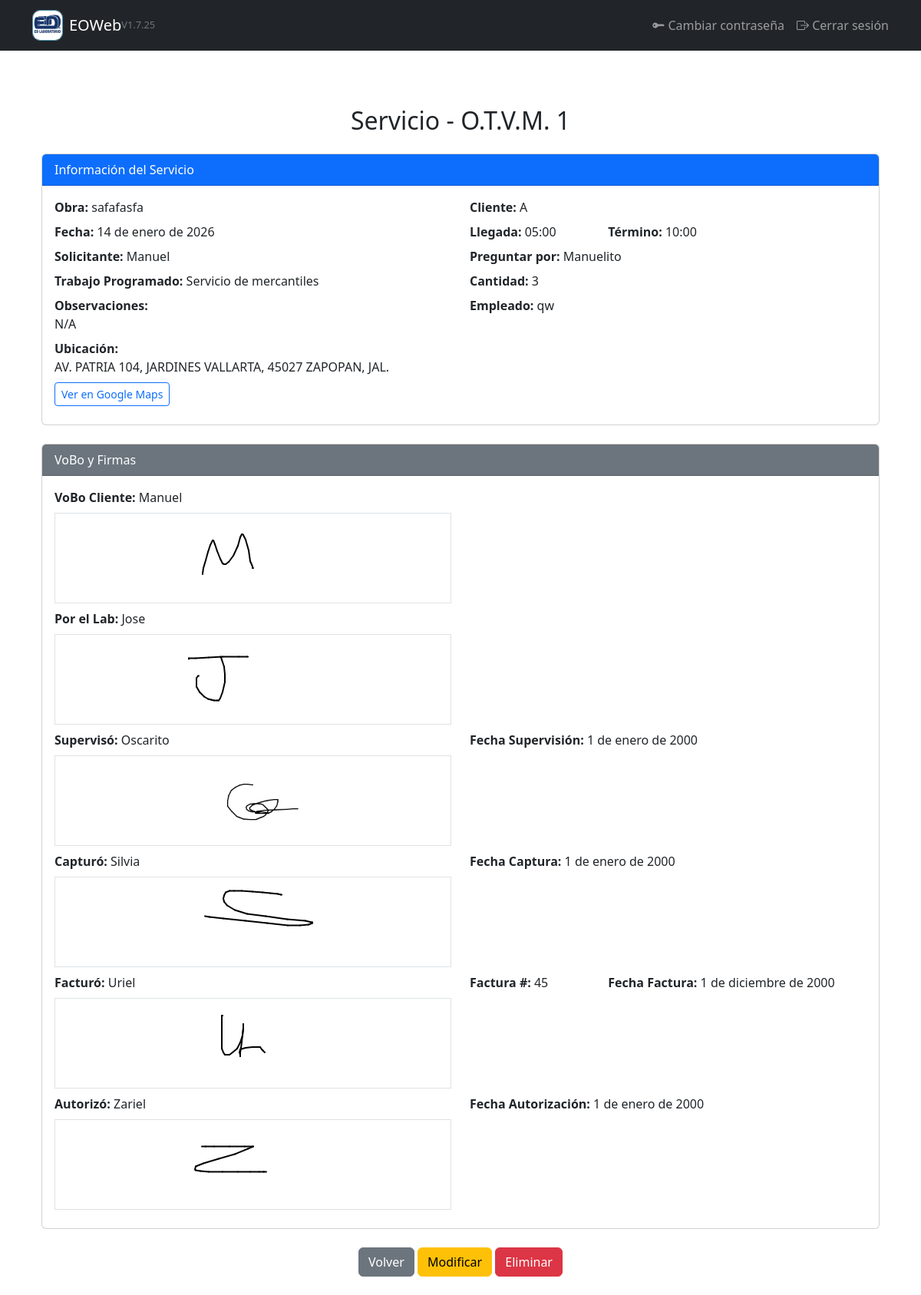
Page /servicios/detalle/1/ (signed in) on the committed database.
### gestion/models.py (models this page shows, shortened)
class Servicio(models.Model):
    obra = models.ForeignKey(Obra, on_delete=models.CASCADE, related_name='servicios')
    fecha = models.DateField()
    otvm = models.PositiveIntegerField("O.T.V.M.",editable=False)
    llegada = models.TimeField("Llegada a las")
    termino = models.TimeField("Término de los trabajos a las")
    solicitante = models.CharField("Solicitó el servicio", max_length=100)
    preguntar_por = models.CharField("Preguntar por", max_length=100)
    trabajo_realizado = models.ForeignKey(TrabajoRealizado, on_delete=models.SET_NULL, null=True,verbose_name="Trabajo programado")
    cantidad = models.IntegerField()
    observaciones = models.TextField(blank=True)
    clave_cliente = models.CharField("Clave Cliente", max_length=100)  # se puede llenar desde obra.cliente.clave
    localizacion = models.CharField("Localización", max_length=150) # se puede llenar desde obra.localizacion
    vobo_cliente_nombre = models.CharField(max_length=100)
    vobo_cliente_firma = models.ImageField(upload_to="firmas/", blank=True, null=True)
    lab_nombre = models.CharField(max_length=100)
    lab_firma = models.ImageField(upload_to="firmas/", blank=True, null=True)
    superviso_nombre = models.CharField(max_length=100, blank=True, null=True)
    superviso_firma = models.ImageField(upload_to='firmas/', null=True, blank=True)
    superviso_fecha = models.DateField()
    capturo_nombre = models.CharField(max_length=100)
    capturo_firma = models.ImageField(upload_to='firmas/', null=True, blank=True)
    capturo_fecha = models.DateField()
    facturo_nombre = models.CharField(max_length=100)
    facturo_firma = models.ImageField(upload_to='firmas/', null=True, blank=True)
    factura_numero = models.CharField(max_length=20, blank=True)
    facturo_fecha = models.DateField()
    autorizo_nombre = models.CharField(max_length=100)
    autorizo_firma = models.ImageField(upload_to='firmas/', null=True, blank=True)
    autorizo_fecha = models.DateField()
    empleado_asignado = models.ForeignKey(
        User,
        on_delete=models.SET_NULL,
        null=True,
        blank=True,
        related_name='servicios_asignados'
    )

class Obra(models.Model):
    cliente = models.ForeignKey(Cliente, on_delete=models.CASCADE, related_name='obras')
    clave_obra = models.CharField("Clave Obra", max_length=20)
    nombre = models.CharField("Nombre de la Obra", max_length=150)
    atencion_a = models.CharField("Atención a", max_length=255, blank=True)
    localizacion = models.CharField("Localización", max_length=150, blank=True)

class Cliente(models.Model):
    clave = models.CharField(max_length=100, unique=True, null=True, blank=True)
    nombre = models.CharField("Nombre", max_length=255)
    calle = models.CharField("Calle", max_length=100, blank=True, null=True)
    numero_exterior = models.CharField("Número exterior", max_length=5, blank=True, null=True)
    numero_interior = models.CharField("Número interior", max_length=5, blank=True, null=True)
    colonia = models.CharField("Colonia", max_length=100)
    codigo_postal = models.CharField("Código Postal", max_length=10, blank=True)
    ciudad = models.CharField("Ciudad", max_length=100)
    telefono = models.CharField("Teléfono 1", max_length=10, blank=True)
    extension = models.CharField("Extensión", max_length=3, blank=True, null=True)
    telefono2 = models.CharField("Teléfono 2", max_length=10, blank=True, null=True)
    movil = models.CharField("Móvil", max_length=10, blank=True, null=True)
    atencion_a = models.CharField("Atención a", max_length=255, blank=True)
    obra = models.CharField("Obra", max_length=150)
    localizacion = models.CharField("Localización", max_length=150, blank=True)
    correo = models.EmailField("Correo", blank=True)

class TrabajoRealizado(models.Model):
    nombre = models.CharField("Trabajo realizado", max_length=100, unique=True)

### gestion/views.py (the view)
# urls.py: path('servicios/detalle/<int:servicio_id>/', views.detalle_servicio, name='detalle_servicio'),
@login_required
def detalle_servicio(request, servicio_id):
    servicio = get_object_or_404(Servicio, id=servicio_id)
    return render(request, "gestion/detalle_servicio.html", {
        "servicio": servicio
    })

### gestion/templates/gestion/detalle_servicio.html (shortened to what this page needs)
{% extends "gestion/base.html" %}
{% block content %}
<div class="container mt-5">
  <h2 class="mb-4 text-center">Servicio - O.T.V.M. {{ servicio.otvm }}</h2>
  <div class="card mb-4">
    <div class="card-header bg-primary text-white">Información del Servicio</div>
    <div class="card-body">
      <div class="row mb-2">
        <div class="col-md-6"><strong>Obra:</strong> {{ servicio.obra.nombre }}</div>
        <div class="col-md-6"><strong>Cliente:</strong> {{ servicio.obra.cliente.nombre }}</div>
      </div>
      <div class="row mb-2">
        <div class="col-md-6"><strong>Fecha:</strong> {{ servicio.fecha }}</div>
        <div class="col-md-2"><strong>Llegada:</strong> {{ servicio.llegada }}</div>
        <div class="col-md-4"><strong>Término:</strong> {{ servicio.termino }}</div>
      </div>
      <div class="row mb-2">
        <div class="col-md-6"><strong>Solicitante:</strong> {{ servicio.solicitante }}</div>
        <div class="col-md-6"><strong>Preguntar por:</strong> {{ servicio.preguntar_por }}</div>
      </div>
      <div class="row mb-2">
        <div class="col-md-6"><strong>Trabajo Programado:</strong> {{ servicio.trabajo_realizado.nombre }}</div>
        <div class="col-md-6"><strong>Cantidad:</strong> {{ servicio.cantidad }}</div>
      </div>
      <div class="row mb-2">
        <div class="col-md-6">
          <strong>Observaciones:</strong><br>
          {{ servicio.observaciones|linebreaksbr }}
        </div>
        <div class="col-md-6">
          <strong>Empleado:</strong>
          {{ servicio.empleado_asignado.username }}
        </div>
      </div>
      <div class="row mb-2">
        <div class="col-md-12">
          <strong>Ubicación:</strong><br>
            {{ servicio.obra.localizacion|default:"Sin dirección registrada" }}
          <br>
          <a href="https://www.google.com/maps/search/?api=1&query={{ servicio.obra.localizacion|urlencode }}"
            target="_blank"
            class="btn btn-sm btn-outline-primary mt-2">
            Ver en Google Maps
          </a>
        </div>
      </div>
    </div>
  </div>
  <div class="card mb-4">
    <div class="card-header bg-secondary text-white">VoBo y Firmas</div>
    <div class="card-body">
      <div class="row mb-2">
        <div class="col-md-6">
          <strong>VoBo Cliente:</strong> {{ servicio.vobo_cliente_nombre }}
          {% if servicio.vobo_cliente_firma %}
            <div class="border mt-2 p-2 text-center">
              <img src="{{ servicio.vobo_cliente_firma.url }}" alt="Firma VoBo Cliente" style="max-height: 100px;">
            </div>
          {% else %}
            <div class="border mt-2 p-4 text-center text-muted">(Sin firma)</div>
          {% endif %}
        </div>
      </div>
      <div class="row mb-2">
        <div class="col-md-6">
          <strong>Por el Lab:</strong> {{ servicio.lab_nombre }}
          {% if servicio.lab_firma %}
            <div class="border mt-2 p-2 text-center">
              <img src="{{ servicio.lab_firma.url }}" alt="Firma Lab" style="max-height: 100px;">
            </div>
          {% else %}
            <div class="border mt-2 p-4 text-center text-muted">(Sin firma)</div>
          {% endif %}
        </div>
      </div>
      <div class="row mb-2">
        <div class="col-md-6">
          <strong>Supervisó:</strong> {{ servicio.superviso_nombre }}
          {% if servicio.superviso_firma %}
            <div class="border mt-2 p-2 text-center">
              <img src="{{ servicio.superviso_firma.url }}" alt="Firma Supervisó" style="max-height: 100px;">
            </div>
          {% else %}
            <div class="border mt-2 p-4 text-center text-muted">(Sin firma)</div>
          {% endif %}
        </div>
        <div class="col-md-6"><strong>Fecha Supervisión:</strong> {{ servicio.superviso_fecha }}</div>
      </div>
      <div class="row mb-2">
        <div class="col-md-6">
          <strong>Capturó:</strong> {{ servicio.capturo_nombre }}
          {% if servicio.capturo_firma %}
            <div class="border mt-2 p-2 text-center">
              <img src="{{ servicio.capturo_firma.url }}" alt="Firma Capturó" style="max-height: 100px;">
            </div>
          {% else %}
            <div class="border mt-2 p-4 text-center text-muted">(Sin firma)</div>
          {% endif %}
        </div>
        <div class="col-md-6"><strong>Fecha Captura:</strong> {{ servicio.capturo_fecha }}</div>
      </div>
      <div class="row mb-2">
        <div class="col-md-6">
          <strong>Facturó:</strong> {{ servicio.facturo_nombre }}
          {% if servicio.facturo_firma %}
            <div class="border mt-2 p-2 text-center">
              <img src="{{ servicio.facturo_firma.url }}" alt="Firma Facturó" style="max-height: 100px;">
            </div>
          {% else %}
            <div class="border mt-2 p-4 text-center text-muted">(Sin firma)</div>
          {% endif %}
        </div>
        <div class="col-md-2"><strong>Factura #:</strong> {{ servicio.factura_numero }}</div>
        <div class="col-md-4"><strong>Fecha Factura:</strong> {{ servicio.facturo_fecha }}</div>
      </div>
      <div class="row mb-2">
        <div class="col-md-6">
          <strong>Autorizó:</strong> {{ servicio.autorizo_nombre }}
          {% if servicio.autorizo_firma %}
            <div class="border mt-2 p-2 text-center">
              <img src="{{ servicio.autorizo_firma.url }}" alt="Firma Autorizó" style="max-height: 100px;">
            </div>
          {% else %}
            <div class="border mt-2 p-4 text-center text-muted">(Sin firma)</div>
          {% endif %}
        </div>
        <div class="col-md-6"><strong>Fecha Autorización:</strong> {{ servicio.autorizo_fecha }}</div>
      </div>
    </div>
  </div>
  <div class="text-center">
    <a href="{% url 'ver_servicios' servicio.obra.id %}" class="btn btn-secondary">Volver</a>
    <a href="{% url 'modificar_servicio' servicio.id %}" class="btn btn-warning">Modificar</a>
    <form action="{% url 'eliminar_servicio' servicio.id %}" method="post" style="display: inline;">
      <button type="submit" class="btn btn-danger" onclick="return confirm('¿Estás seguro de eliminar este servicio?')">Eliminar</button>
    </form>
  </div>
</div>
{% endblock %}

### rows in the picture
Servicio: otvm "1", obra.nombre "safafasfa", obra.cliente.nombre "A", fecha "14 de enero de 2026", llegada "05:00", termino "10:00", solicitante "Manuel", preguntar_por "Manuelito", trabajo_realizado.nombre "Servicio de mercantiles", cantidad "3", observaciones "N/A", empleado_asignado.username "qw", obra.localizacion "AV. PATRIA 104, JARDINES VALLARTA, 45027 ZAPOPAN, JAL.", vobo_cliente_nombre "Manuel", vobo_cliente_firma (picture), lab_nombre "Jose", lab_firma (picture), superviso_nombre "Oscarito", superviso_firma (picture), superviso_fecha "1 de enero de 2000", capturo_nombre "Silvia", capturo_firma (picture), capturo_fecha "1 de enero de 2000", facturo_nombre "Uriel", facturo_firma (picture), factura_numero "45", facturo_fecha "1 de diciembre de 2000", autorizo_nombre "Zariel", autorizo_firma (picture), autorizo_fecha "1 de enero de 2000"
